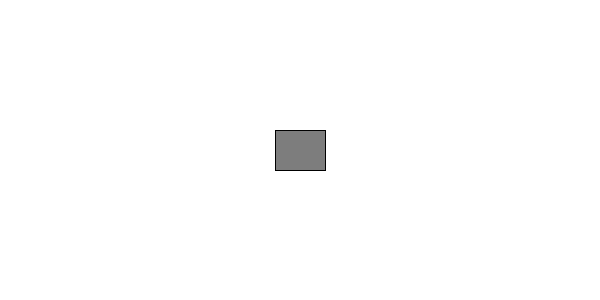
Frame 1 (no input)
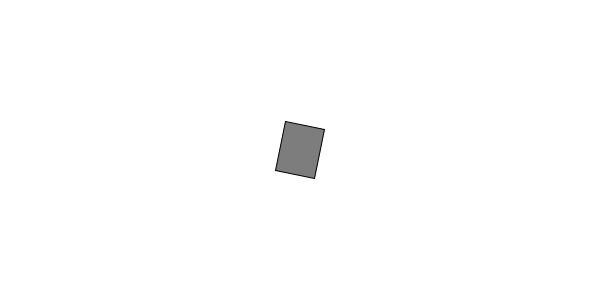
Frame 60 (the mouse pressed at the canvas centre just before this capture)
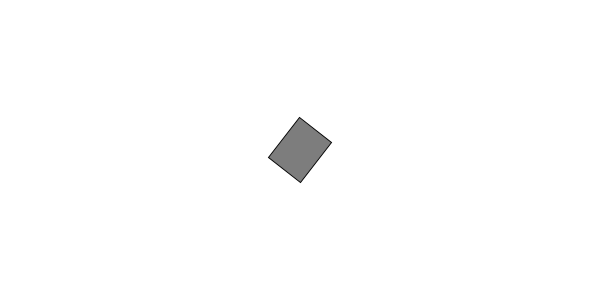
Frame 120 (the mouse held since frame 60 and released just before this capture)

The Processing sketch that drew these frames (run headless with seeded random() and noise(); from frame 60 on, the mouse is pressed at the canvas centre):

// Processing sketch: angularMotion01
// ── angularMotion01.pde
float ang = 0.0;
float angVel = 0.0;
float angAcc = 0.001;

void setup() {
  size(600, 300);
}

void draw() {
  background(255);
  
  angAcc = map(mouseX, 0 , width, 0.001, -0.001);
  
  ang += angVel;
  angVel += angAcc;
  
  rectMode(CENTER);
  stroke(0);
  fill(125);
  translate(width/2, height/2);
  rotate(ang);
  rect(0,0, 50, 40);
}
